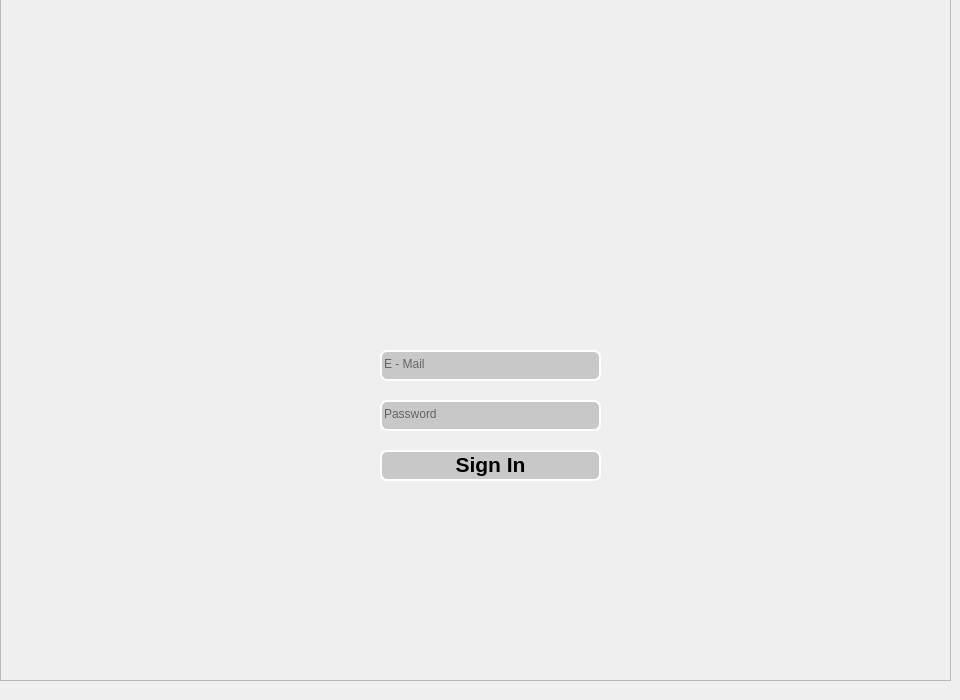
            <widget class="QWidget" name="login_page">
             <widget class="QFrame" name="frame">
              <property name="geometry">
               <rect>
                <x>0</x>
                <y>-10</y>
                <width>951</width>
                <height>691</height>
               </rect>
              </property>
              <property name="frameShape">
               <enum>QFrame::StyledPanel</enum>
              </property>
              <property name="frameShadow">
               <enum>QFrame::Raised</enum>
              </property>
              <widget class="QPushButton" name="login_button_2">
               <property name="geometry">
                <rect>
                 <x>380</x>
                 <y>460</y>
                 <width>221</width>
                 <height>31</height>
                </rect>
               </property>
               <property name="font">
                <font>
                 <pointsize>16</pointsize>
                 <weight>75</weight>
                 <bold>true</bold>
                </font>
               </property>
               <property name="styleSheet">
                <string notr="true">background-color: rgb(200, 200, 200);
color:black;
border:none;
padding-bottom:3px;
border-radius:7px;

border :2px solid ;
border-top-color : white; 
border-left-color :white;
border-right-color :white;
border-bottom-color : white
</string>
               </property>
               <property name="text">
                <string>Sign In</string>
               </property>
              </widget>
              <widget class="QLineEdit" name="login_email">
               <property name="geometry">
                <rect>
                 <x>380</x>
                 <y>360</y>
                 <width>221</width>
                 <height>31</height>
                </rect>
               </property>
               <property name="styleSheet">
                <string notr="true">background-color: rgb(200, 200, 200);
color:black;
border:none;
padding-bottom:3px;
border-radius:7px;

border :2px solid ;
border-top-color : white; 
border-left-color :white;
border-right-color :white;
border-bottom-color : white
</string>
               </property>
               <property name="placeholderText">
                <string>E - Mail</string>
               </property>
              </widget>
              <widget class="QLineEdit" name="login_password">
               <property name="geometry">
                <rect>
                 <x>380</x>
                 <y>410</y>
                 <width>221</width>
                 <height>31</height>
                </rect>
               </property>
               <property name="styleSheet">
                <string notr="true">background-color: rgb(200, 200, 200);
color:black;
border:none;
padding-bottom:3px;
border-radius:7px;

border :2px solid ;
border-top-color : white; 
border-left-color :white;
border-right-color :white;
border-bottom-color : white
</string>
               </property>
               <property name="placeholderText">
                <string>Password</string>
               </property>
              </widget>
              <widget class="QLabel" name="login_image">
               <property name="geometry">
                <rect>
                 <x>390</x>
                 <y>190</y>
                 <width>201</width>
                 <height>141</height>
                </rect>
               </property>
               <property name="styleSheet">
                <string notr="true">image: url(:/icon/other_icons/account.svg);</string>
               </property>
               <property name="text">
                <string/>
               </property>
              </widget>
             </widget>
            </widget>
